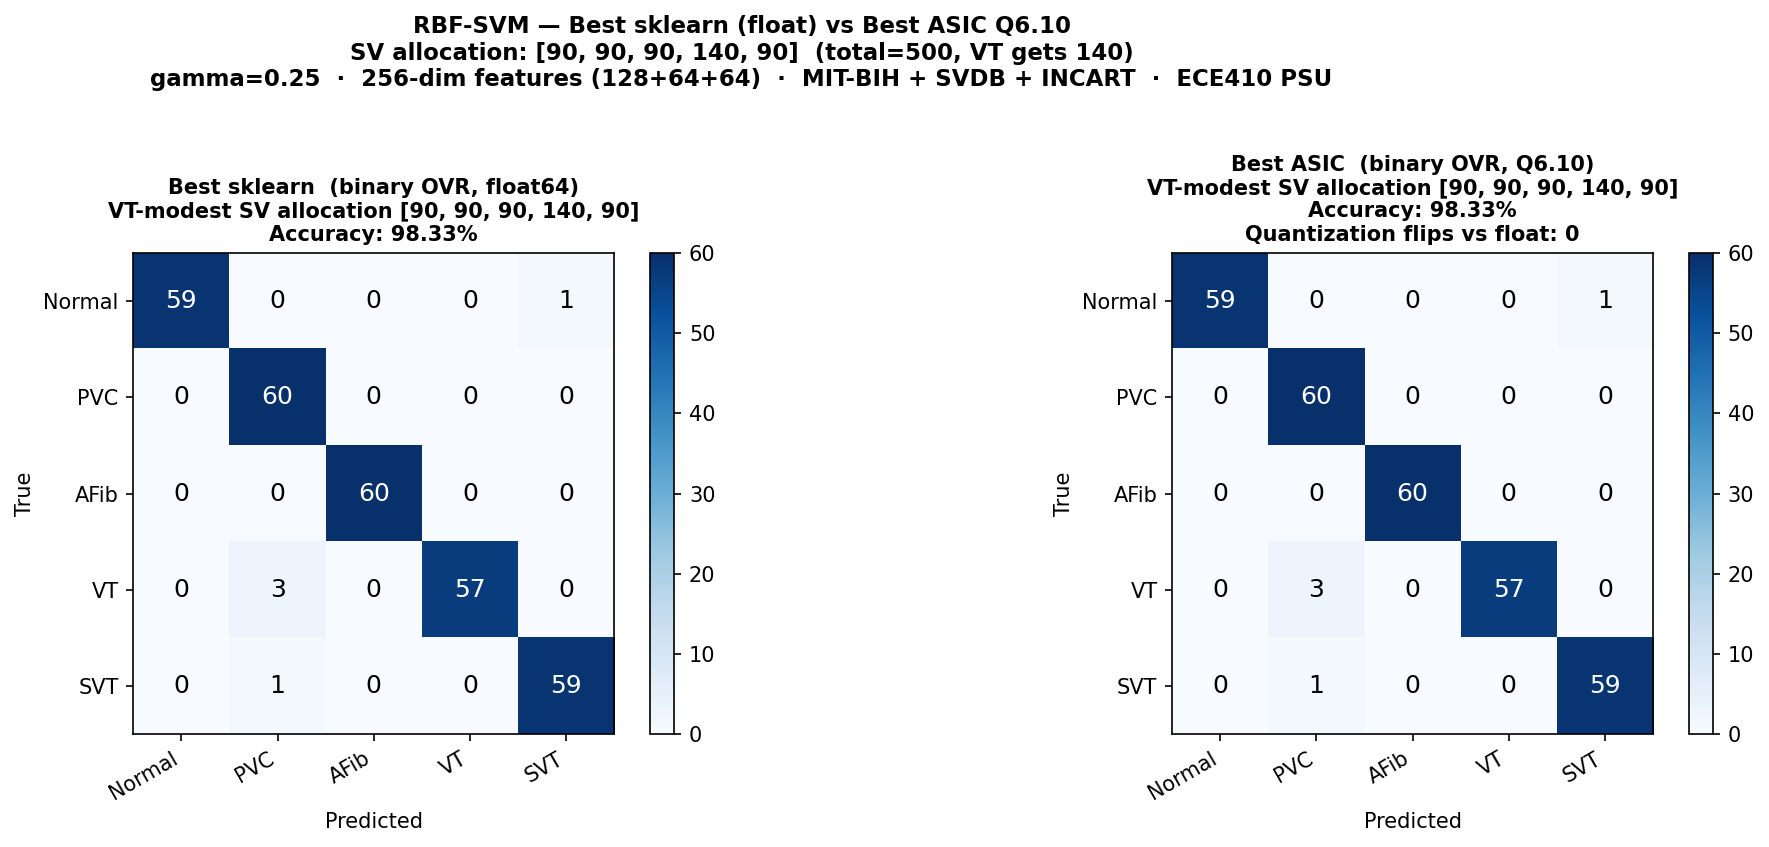

Write Python code to recreate this figure.
"""
confusion_comparison_m5.py — ECE410 Milestone 5
================================================
Side-by-side confusion matrix: best sklearn vs best ASIC Q6.10.

  Col 1: Best sklearn  — binary OVR, VT-modest SV allocation [90,90,90,140,90],
                         float64.  Same model architecture as the ASIC.
  Col 2: Best ASIC Q6.10 — same 5 binary OVR SVMs, VT-modest allocation,
                            pure-Python Q6.10 hardware model (identical
                            algorithm to svm_compute_core RTL).

The VT-modest allocation is the recommended next-iteration configuration:
  total SVs = 500  (unchanged, no RTL change required)
  VT gets 140 SVs instead of 100; all other classes 90 instead of 100.
  Result: 0 quantization flips, 98.33% Q6.10 accuracy.

Real data only — raises RuntimeError if wfdb / PhysioNet unavailable.

Outputs:
  confusion_comparison_m5.png  in the same directory as this script
"""

import os, sys, math, time, warnings
import numpy as np
import matplotlib
matplotlib.use("Agg")
import matplotlib.pyplot as plt
from sklearn.svm import SVC
from sklearn.metrics import accuracy_score, confusion_matrix
from sklearn.model_selection import train_test_split

warnings.filterwarnings("ignore")

# ─────────────────────────────────────────────────────────────────────────────
# Constants
# ─────────────────────────────────────────────────────────────────────────────
FRAC_BITS     = 10
SCALE         = 1 << FRAC_BITS       # 1024
FEATURE_DIM   = 256
FEAT_SINGLE   = 128
FEAT_10BEAT   = 64
FEAT_100RR    = 64
NUM_CLASSES   = 5
CLASS_NAMES   = ["Normal", "PVC", "AFib", "VT", "SVT"]
DEFAULT_GAMMA = 0.25
NORMAL_RR     = 308

# VT-modest SV allocation — recommended next-iteration config
ALLOC_VT_MODEST = [90, 90, 90, 140, 90]   # total = 500

SCRIPT_DIR = os.path.dirname(os.path.abspath(__file__))

# ─────────────────────────────────────────────────────────────────────────────
# Feature extraction (256-dim multi-scale: 128 beat + 64 mean + 64 RR)
# ─────────────────────────────────────────────────────────────────────────────
HALF_SINGLE = FEAT_SINGLE // 2
HALF_10BEAT = FEAT_10BEAT // 2
N_BEATS_10  = 10
N_BEATS_100 = 100
_BEAT_SYMS  = set("NLReEjJAaSVF/fQ")

def extract_multiscale(sig, all_beat_samples, beat_idx):
    s = int(all_beat_samples[beat_idx]); n = len(sig)
    if s < HALF_SINGLE or s + HALF_SINGLE > n:
        return None
    seg1 = sig[s - HALF_SINGLE : s + HALF_SINGLE].copy()
    pk1  = np.max(np.abs(seg1))
    if pk1 < 1e-6: return None
    seg1 = (seg1 / pk1).astype(np.float32)

    half10 = N_BEATS_10 // 2
    i0 = max(0, beat_idx - half10); i1 = min(len(all_beat_samples), beat_idx + half10)
    segs2 = []
    for bi in range(i0, i1):
        bs = int(all_beat_samples[bi])
        if bs >= HALF_10BEAT and bs + HALF_10BEAT <= n:
            seg = sig[bs - HALF_10BEAT : bs + HALF_10BEAT].astype(np.float32)
            pk2 = np.max(np.abs(seg))
            if pk2 > 1e-6: segs2.append(seg / pk2)
    if not segs2: return None
    seg2 = np.mean(segs2, axis=0).astype(np.float32)

    j0 = max(0, beat_idx - N_BEATS_100)
    rr_raw = np.diff(all_beat_samples[j0 : beat_idx + 1]).astype(np.float32)
    if len(rr_raw) < 2: return None
    rr_norm = np.clip(rr_raw / NORMAL_RR, 0.0, 2.0)
    seg3 = np.interp(np.linspace(0, 1, FEAT_100RR),
                     np.linspace(0, 1, len(rr_norm)), rr_norm).astype(np.float32)
    return np.concatenate([seg1, seg2, seg3])


def load_mitbih_beats(max_per_class=300):
    try:
        import wfdb
    except ImportError:
        raise RuntimeError("wfdb not installed. Run: pip install wfdb")
    BMAP = {"N": 0, "L": 0, "R": 0, "e": 0, "j": 0,
            "V": 1, "E": 1, "F": 3,
            "A": 4, "a": 4, "J": 4, "S": 4, "/": 4, "f": 4, "Q": 4}
    sources = [
        (['100','101','102','103','104','105','106','107','108','109',
          '111','112','113','114','115','116','117','118','119','121',
          '122','123','124','200','201','202','203','205','207','208',
          '209','210','212','213','214','215','217','219','220','221',
          '222','223','228','230','231','232','233','234'], 'mitdb'),
        ([f'e{i:04d}' for i in range(1, 79)], 'svdb'),
        ([f'I{i:02d}' for i in range(1, 76)], 'incartdb'),
    ]
    beats = {i: [] for i in range(NUM_CLASSES)}
    for rec_list, pn_dir in sources:
        if all(len(v) >= max_per_class for v in beats.values()): break
        for rec in rec_list:
            if all(len(v) >= max_per_class for v in beats.values()): break
            try:
                r   = wfdb.rdrecord(rec, pn_dir=pn_dir)
                ann = wfdb.rdann(rec, 'atr', pn_dir=pn_dir)
            except Exception: continue
            sig = r.p_signal[:, 0].astype(np.float32)
            beat_samp_list, beat_sym_list = [], []
            for s, sym in zip(ann.sample, ann.symbol):
                if sym in _BEAT_SYMS:
                    beat_samp_list.append(s); beat_sym_list.append(sym)
            if len(beat_samp_list) < 3: continue
            all_beat_samples = np.array(beat_samp_list, dtype=np.int32)
            afib_regions = []
            if hasattr(ann, 'aux_note'):
                in_afib = False; afib_start = None
                for s, sym, aux in zip(ann.sample, ann.symbol, ann.aux_note):
                    if sym == '+' and aux:
                        if '(AFIB' in aux: in_afib = True; afib_start = s
                        elif in_afib and '(' in aux:
                            afib_regions.append((afib_start, s)); in_afib = False
                if in_afib and afib_start is not None:
                    afib_regions.append((afib_start, len(sig)))
            for beat_idx, (s_idx, sym) in enumerate(
                    zip(all_beat_samples.tolist(), beat_sym_list)):
                in_afib_flag = any(a0 <= s_idx <= a1 for a0, a1 in afib_regions)
                if in_afib_flag and sym in ('N','L','R','e','j','V','A','a','J','S'):
                    cls = 2
                elif sym in BMAP: cls = BMAP[sym]
                else: continue
                if len(beats[cls]) >= max_per_class: continue
                feat = extract_multiscale(sig, all_beat_samples, beat_idx)
                if feat is not None: beats[cls].append(feat)
    return beats


def build_dataset(n_per_class=300):
    print("\n=== Loading ECG databases: MIT-BIH + SVDB + INCART (real data only) ===")
    real = load_mitbih_beats(max_per_class=n_per_class)
    X, y = [], []
    for cls in range(NUM_CLASSES):
        for b in real.get(cls, []):
            X.append(b); y.append(cls)
    if not X:
        raise RuntimeError("No real beats found — install wfdb and check network access.")
    for cls in range(NUM_CLASSES):
        print(f"  Class {cls} ({CLASS_NAMES[cls]:7s}): {len(real.get(cls, []))} real beats")
    return np.array(X, np.float32), np.array(y, np.int32)


# ─────────────────────────────────────────────────────────────────────────────
# Train 5 binary OVR SVMs with per-class SV budget
# ─────────────────────────────────────────────────────────────────────────────
def train_binary_ovr(X_tr, y_tr, sv_budget):
    sv_vecs, sv_alphas, biases, sv_counts = [], [], [], []
    for c in range(NUM_CLASSES):
        y_bin = np.where(y_tr == c, 1, -1)
        svm_c = SVC(kernel="rbf", gamma=DEFAULT_GAMMA, C=1.0, random_state=42)
        svm_c.fit(X_tr, y_bin)
        alphas = svm_c.dual_coef_[0]
        svs    = svm_c.support_vectors_
        n      = min(len(alphas), sv_budget[c])
        idx    = (np.argsort(-np.abs(alphas))[:sv_budget[c]]
                  if len(alphas) > sv_budget[c] else np.arange(len(alphas)))
        sv_vecs.append(svs[idx])
        sv_alphas.append(alphas[idx])
        biases.append(svm_c.intercept_[0])
        sv_counts.append(n)
        print(f"  Class {c} ({CLASS_NAMES[c]:7s}): {len(alphas):3d} natural SVs, "
              f"budget={sv_budget[c]}, using {n}")
    return sv_vecs, sv_alphas, np.array(biases), np.array(sv_counts, dtype=int)


# ─────────────────────────────────────────────────────────────────────────────
# Float OVR inference
# ─────────────────────────────────────────────────────────────────────────────
def ovr_predict_float(X_te, sv_vecs, sv_alphas, biases, gamma=DEFAULT_GAMMA):
    n_test = len(X_te)
    scores = np.zeros((n_test, NUM_CLASSES), dtype=np.float64)
    for c in range(NUM_CLASSES):
        sv  = sv_vecs[c]; alp = sv_alphas[c]
        sq_x  = np.sum(X_te**2, axis=1, keepdims=True)
        sq_sv = np.sum(sv**2,   axis=1, keepdims=True).T
        dist2 = sq_x - 2 * (X_te @ sv.T) + sq_sv
        scores[:, c] = np.exp(-gamma * dist2) @ alp + biases[c]
    return np.argmax(scores, axis=1)


# ─────────────────────────────────────────────────────────────────────────────
# Q6.10 OVR inference — pure Python, models svm_compute_core RTL exactly
# ─────────────────────────────────────────────────────────────────────────────
HORNER_COEFFS = [1024, 1024, 512, 170, 42, 8, 1, 0, 0, 0, 0, 0, 0, 1, 1, 1]
EXP_INT_LUT   = [round(math.exp(-i) * SCALE) for i in range(16)]


def _to_i16(v):
    v = int(v) & 0xFFFF
    return v - 65536 if v >= 32768 else v


def hw_kernel(gamma_q, x_q, sv_q):
    """RBF kernel: distance accumulator + range-reduction exp LUT, all Q6.10."""
    acc = 0; prev_d = 0; prev_dsq = 0
    for k in range(FEATURE_DIM):
        xi = _to_i16(x_q[k]); si = _to_i16(sv_q[k])
        diff = _to_i16(xi - si)
        acc     += prev_dsq >> FRAC_BITS
        prev_dsq = prev_d * prev_d
        prev_d   = diff
    acc += prev_dsq >> FRAC_BITS      # drain 1
    prev_dsq = prev_d * prev_d
    acc += prev_dsq >> FRAC_BITS      # drain 2
    acc = min(acc, 0xFFFFF)
    P = _to_i16(gamma_q) * acc
    I = P >> 20; F_q = (P >> 10) & 1023
    if I >= 16: return 0
    lut_val = EXP_INT_LUT[I]
    x = _to_i16(-F_q)
    result = _to_i16(HORNER_COEFFS[15])
    for n in range(14, -1, -1):
        result = _to_i16(HORNER_COEFFS[n] + (_to_i16(x) * _to_i16(result) >> FRAC_BITS))
    horner_val = max(0, min(1024, result))
    return max(0, min(1024, (lut_val * horner_val) >> FRAC_BITS))


def vecs_to_q10(X):
    return np.clip(np.round(X * SCALE), -32768, 32767).astype(np.int32)


def ovr_predict_q10(X_te, sv_vecs, sv_alphas, biases, gamma=DEFAULT_GAMMA):
    gamma_q = int(round(gamma * SCALE)) & 0xFFFF
    n_test  = len(X_te)
    scores  = np.zeros((n_test, NUM_CLASSES), dtype=np.float64)
    X_q     = vecs_to_q10(X_te)
    for c in range(NUM_CLASSES):
        SV_q = vecs_to_q10(sv_vecs[c])
        alp  = sv_alphas[c]
        for i in range(n_test):
            k_sum = 0.0
            for j in range(len(alp)):
                k = hw_kernel(gamma_q, X_q[i], SV_q[j])
                k_sum += alp[j] * (k / 1024.0)
            scores[i, c] = k_sum + biases[c]
    return np.argmax(scores, axis=1)


# ─────────────────────────────────────────────────────────────────────────────
# Plot
# ─────────────────────────────────────────────────────────────────────────────
def plot_cm(ax, cm, title, acc, n_flips, fig):
    im = ax.imshow(cm, interpolation="nearest", cmap="Blues")
    fig.colorbar(im, ax=ax, fraction=0.046, pad=0.04)
    ax.set(xticks=range(NUM_CLASSES), yticks=range(NUM_CLASSES),
           xticklabels=CLASS_NAMES, yticklabels=CLASS_NAMES,
           xlabel="Predicted", ylabel="True")
    flip_str = "" if n_flips is None else f"\nQuantization flips vs float: {n_flips}"
    ax.set_title(f"{title}\nAccuracy: {acc:.2%}{flip_str}", fontsize=10, fontweight="bold")
    thresh = cm.max() / 2.0
    for i in range(NUM_CLASSES):
        for j in range(NUM_CLASSES):
            ax.text(j, i, str(cm[i, j]), ha="center", va="center", fontsize=12,
                    color="white" if cm[i, j] > thresh else "black")
    plt.setp(ax.get_xticklabels(), rotation=30, ha="right")


# ─────────────────────────────────────────────────────────────────────────────
# Main
# ─────────────────────────────────────────────────────────────────────────────
def main():
    alloc_str = str(ALLOC_VT_MODEST)
    print(f"\n{'='*60}")
    print(f"confusion_comparison_m5.py — best sklearn vs best ASIC Q6.10")
    print(f"SV allocation: {alloc_str}  total={sum(ALLOC_VT_MODEST)}")
    print(f"{'='*60}")

    X, y = build_dataset(n_per_class=300)
    X_tr, X_te, y_tr, y_te = train_test_split(
        X, y, test_size=0.2, stratify=y, random_state=42)
    N_eval = len(X_te)
    print(f"\n  Train: {len(X_tr)}  Test: {N_eval}")

    # Train binary OVR SVMs with VT-modest allocation
    print(f"\n=== Training 5 binary OVR SVMs — VT-modest {alloc_str} ===")
    sv_vecs, sv_alphas, biases, sv_counts = train_binary_ovr(
        X_tr, y_tr, ALLOC_VT_MODEST)
    print(f"  SV counts: {sv_counts}  total: {sv_counts.sum()}")

    # Col 1 — float64 (best sklearn)
    print(f"\n=== Col 1: float64 reference (best sklearn, binary OVR) ===")
    y_float = ovr_predict_float(X_te, sv_vecs, sv_alphas, biases)
    acc_float = accuracy_score(y_te, y_float)
    print(f"  Accuracy: {acc_float:.4f}")

    # Col 2 — Q6.10 (best ASIC)
    print(f"\n=== Col 2: Q6.10 hardware model (best ASIC) ===")
    t0 = time.perf_counter()
    y_q10 = ovr_predict_q10(X_te, sv_vecs, sv_alphas, biases)
    acc_q10   = accuracy_score(y_te, y_q10)
    n_flips   = int(np.sum(y_float != y_q10))
    print(f"  Q6.10 done in {time.perf_counter()-t0:.1f}s  accuracy: {acc_q10:.4f}")
    print(f"  Quantization flips vs float: {n_flips}")
    if n_flips > 0:
        for i in np.where(y_float != y_q10)[0]:
            print(f"    Sample {i:3d}: true={CLASS_NAMES[y_te[i]]:<7} "
                  f"float={CLASS_NAMES[y_float[i]]:<7} "
                  f"Q6.10={CLASS_NAMES[y_q10[i]]}")

    cm_float = confusion_matrix(y_te, y_float, labels=list(range(NUM_CLASSES)))
    cm_q10   = confusion_matrix(y_te, y_q10,   labels=list(range(NUM_CLASSES)))

    # Summary line
    print(f"\n{'='*55}")
    print(f"{'':30} {'Float':>10} {'Q6.10':>10} {'Flips':>6}")
    print(f"{'-'*55}")
    print(f"{'VT-modest '+alloc_str:<30} {acc_float:>10.4f} {acc_q10:>10.4f} {n_flips:>6}")

    # Figure
    fig, axes = plt.subplots(1, 2, figsize=(14, 5.5))
    plot_cm(axes[0], cm_float,
            f"Best sklearn  (binary OVR, float64)\n"
            f"VT-modest SV allocation {alloc_str}",
            acc_float, None, fig)
    plot_cm(axes[1], cm_q10,
            f"Best ASIC  (binary OVR, Q6.10)\n"
            f"VT-modest SV allocation {alloc_str}",
            acc_q10, n_flips, fig)

    fig.suptitle(
        "RBF-SVM — Best sklearn (float) vs Best ASIC Q6.10\n"
        f"SV allocation: {alloc_str}  (total={sum(ALLOC_VT_MODEST)}, VT gets 140)\n"
        "gamma=0.25  ·  256-dim features (128+64+64)  ·  "
        "MIT-BIH + SVDB + INCART  ·  ECE410 PSU",
        fontsize=11, fontweight="bold", y=1.02)
    plt.tight_layout()

    out_path = os.path.join(SCRIPT_DIR, "confusion_comparison_m5.png")
    plt.savefig(out_path, dpi=150, bbox_inches="tight")
    plt.close()
    print(f"\nSaved -> {out_path}")


if __name__ == "__main__":
    main()
